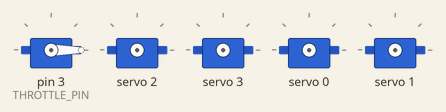
Simulated run of this sketch. Board: Arduino Uno, built with avr-gcc and run on an emulated ATmega328P. On the bench: 5 × servo. What the sketch prints to the serial monitor is not drawn.

Above: at 5.55 s.
At 13.0 s:
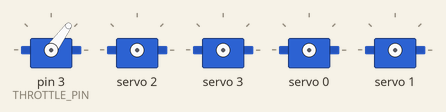
Timing chart, 0 to 15.3 s (numbered marks = the images above):
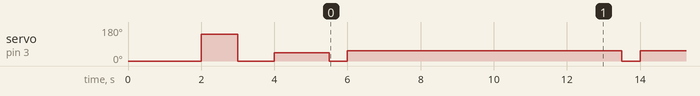

Measured:
- by itself, servo on pin 3 (THROTTLE_PIN): 0° → 141° at 2.0 s, → 0° 1.0 s later, → 44° 1.0 s later, → 0° 1.5 s later, … (13 changes in this stretch)

The sketch:

hc12.ino
```cpp
#include <Adafruit_PWMServoDriver.h>
#include <Wire.h>
#include  <Servo.h>
#include <SoftwareSerial.h>

#define rudderPin 0
#define elevatorPin 1
#define aileronLPin 2
#define aileronRPin 3

#if defined(ESP8266)
const int RUDDER_PIN = 14; // D5
const int ELEVATOR_PIN = 12; // D6
const int AILERONR_PIN = 13; // D7
const int AILERONL_PIN = 0; // D7  //<-- change this pin to match the right one.
#elif defined(ESP32)
const int RUDDER_PIN = 5;
const int ELEVATOR_PIN = 18;
const int AILERONR_PIN = 19;
const int AILERONL_PIN = 0; //<-- change this pin to match the right one.
#else
const int THROTTLE_PIN = 3;
#endif

const int RUDDER_START = 200;//220
const int RUDDER_END = 430;//430
const int ELEVATOR_START = 300;
const int ELEVATOR_END = 540;
const int AILERONL_START = 120;
const int AILERONL_END = 550;
const int AILERONR_START = 125;
const int AILERONR_END = 560;

const int CONTROLLER_CONSTANT = 9;
const int MOTOR_START = 1000;
const int MOTOR_END = 2000;

  const byte HC12RxdPin = 4;                  // Recieve Pin on HC12
const byte HC12TxdPin = 5;                  // Transmit Pin on HC12

// called this way, it uses the default address 0x40
Adafruit_PWMServoDriver pwm = Adafruit_PWMServoDriver();
// you can also call it with a different address you want
//Adafruit_PWMServoDriver pwm = Adafruit_PWMServoDriver(0x41);
// you can also call it with a different address and I2C interface
//Adafruit_PWMServoDriver pwm = Adafruit_PWMServoDriver(&Wire, 0x40);
SoftwareSerial HC12(4, 5); // HC-12 TX Pin, HC-12 RX Pin

Servo ESC;


int movement[4];
int throttleVelocity = -1; //from 0-180

void setup() {
  // put your setup code here, to run once:
  Serial.begin(9600);
  HC12.begin(9600);
  Serial.println("Start");
  ESC.attach(THROTTLE_PIN);


  ESC.write(0);
  delay(2000);
  ESC.write(MOTOR_END);
  delay(1000);
  ESC.write(0);
  delay(1000);
  ESC.write(1000);
  delay(1000);

  pwm.begin();
  pwm.setPWMFreq(60);

  delay(500);
  yield();
}
String num;
int incomingByte;
void loop() {
  /////////////
//motor code/////////////////////////////////////////////////////////////////
//////////////
//String in = "";

  int pos=0;


////////////////////////////////////////////////////////////////////////////
  ESC.write(0);
  delay(500);
  ESC.write(1100);
  delay(7000);

  change();
}


void change(){
  movement[0] = 5; //<=----- TAKING OUT THE AILERON CUZ THEY INTERFERENCE
  rolll(18*(CONTROLLER_CONSTANT-movement[0]));
  yaww(18*(CONTROLLER_CONSTANT-movement[1]));
  int throttleChange = 18*(CONTROLLER_CONSTANT-movement[2]) - 72;
  int throttleVelocity = 18*(CONTROLLER_CONSTANT-movement[2]);

  pitchh(18*(CONTROLLER_CONSTANT-movement[3]));
  //ESC.write(1200);
  throttleAccel(throttleChange);
  //throttle(throttleVelocity); //<<=---------- you have to input the change in throttleAccel code to change throttle Velocity when u move the joystick
//  Serial.print(18*(CONTROLLER_CONSTANT-movement[0]));
//  Serial.print(" ");
//  Serial.print(18*(CONTROLLER_CONSTANT-movement[1]));
//  Serial.print(" ");
//  Serial.print(throttleVelocity);
//  Serial.print(" ");
//  Serial.print(18*(CONTROLLER_CONSTANT-movement[3]));
//  Serial.print(" ");
  Serial.println();
}


/**
 * Changes the pwm value according to throttleVelocity
 */
void throttle(int num){
  int value = 0;
  if(num < 0){
    ESC.write(0);
  }else if (num >= 0 && num <=180){
    value = ((num/180.0)*(MOTOR_END-MOTOR_START))+MOTOR_START+100;
    ESC.write(value);
  }
  Serial.print("T");
  Serial.print(value);
  //Serial.print(throttleVelocity);
  Serial.print(" ");
}

/**
 * Changes throttleVelocity depending on the input of the function. It works by having
 * every loop change the pwm frequency to the throttleVelocity value.
 */
void throttleAccel(int accel){
  //int accel =
  if(throttleVelocity == -1 && accel > 0){
    throttleVelocity = 0;
    delay(500);
  }
  else if ((throttleVelocity +accel) >180){
    throttleVelocity = 180;
  }
  else if ((throttleVelocity + accel)<0){
    throttleVelocity = -1;
  }else if ((throttleVelocity + accel)>0 && (throttle+accel) <180){
    throttleVelocity +=accel;
  }
}

/**
 * Tests once at the start of the program to make sure everything is working.
 */
void testing(){
  Serial.println("Start Test.");
    for(int i=0; i<4; i++){
      setServo(i,0);
      delay(500);
      setServo(i,90);
      delay(500);
      setServo(i,180);
      delay(500);
      setServo(i,90);
      delay(500);
    Serial.println("Testing Pin: " + i);
  }
  Serial.println("Finished Test.");
  delay(1000);
}
/**
 * Takes in two arguments, the pin for the servo, and 0-180 for the degree.
 */
void setServo(int pin, int degree){
  //degree between 0-180
  if(pin == 0){
    pwm.setPWM(rudderPin, 0, calculate(pin,degree)); //100-550, 0-180;
  }else if (pin ==1){
    pwm.setPWM(elevatorPin, 0, calculate(pin,degree)); //290-600, 0,180;
  }else if (pin ==2){
    pwm.setPWM(aileronLPin, 0, calculate(pin,degree));
  }else if (pin ==3){
    pwm.setPWM(aileronRPin, 0, calculate(pin,degree)); //125-342-560, 0-180;
  }
  //Serial.println(""+Pin+ ", "+ degree);
}
int calculate(int pin, int degree){
  int startVal=0, endVal=0;
  if(pin==0){
    startVal = RUDDER_START;
    endVal = RUDDER_END;
  }else if(pin==1){
    startVal = ELEVATOR_START;
    endVal = ELEVATOR_END;
  }else if(pin==2){
    startVal = AILERONL_START;
    endVal = AILERONL_END;
  }else if(pin==3){
    startVal = AILERONR_START;
    endVal = AILERONR_END;
  }
  return (((degree/180.0)*(endVal-startVal))+startVal);
}
/**
 * From zero to 100 percent, 0 to 180;
 */
void pitchh(int degree){
  if(degree>=0 && degree<=180){
  setServo(1, degree);
  }
  Serial.print("P");
  Serial.print(degree);
  Serial.print(" ");
}
/**
 * 180 to the right, 0 to the left
 */
void rolll(int degree){
  if(degree>=0 && degree<=180){
  setServo(2, degree +18); //<---------------------------------------------------------------------------DANGEROUS
  setServo(3, degree);
  }
  Serial.print("R");
  Serial.print(degree);
  Serial.print(" ");
}

void yaww(int degree){
  if(degree>=0 && degree<=180){
  setServo(0, degree+18); //<---------------------------------------------------------------------------DANGEROUS
  }
  Serial.print("Y");
  Serial.print(degree);
  Serial.print(" ");
}

/**
 * Increases the throw for the rudder and elevator
 */
void fullMotionRangeSettings(){
//  RUDDER_START = 100;
//  RUDDER_END = 550;
//  ELEVATOR_START = 240;
//  ELEVATOR_END = 600;
//  AILERONL_START = 120;
//  AILERONL_END = 550;
//  AILERONR_START = 125;
//  AILERONR_END = 560;
}
```
